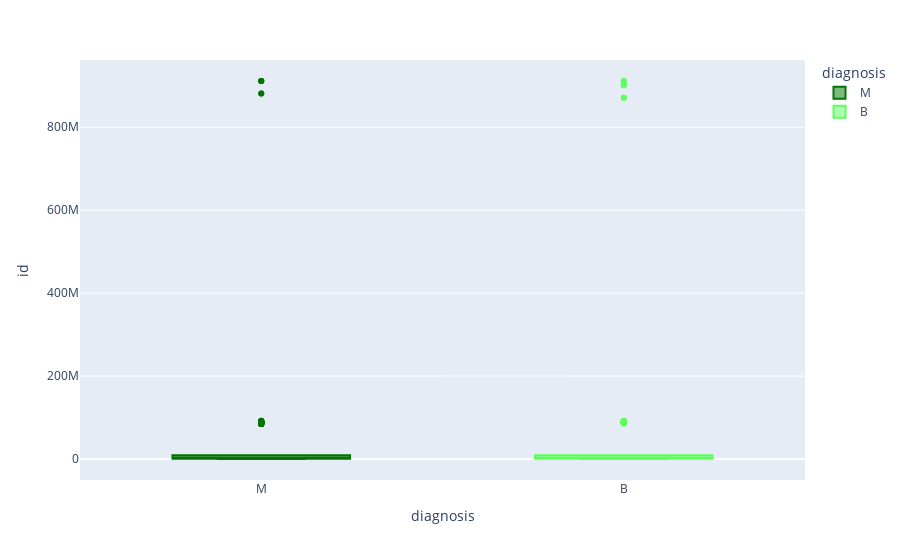
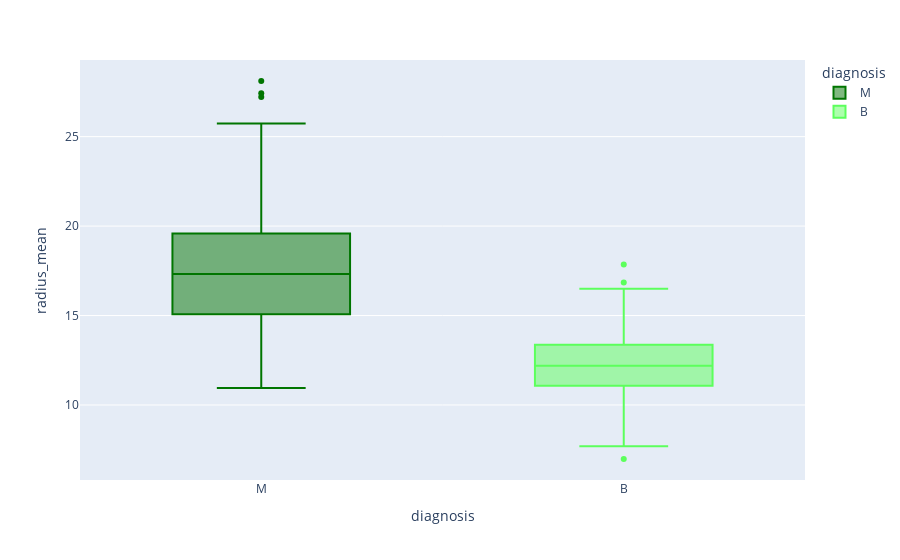
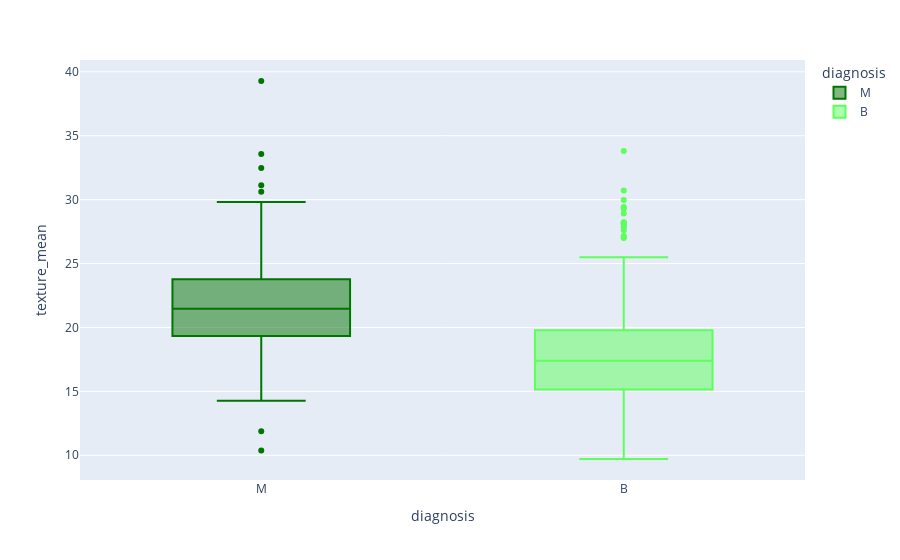
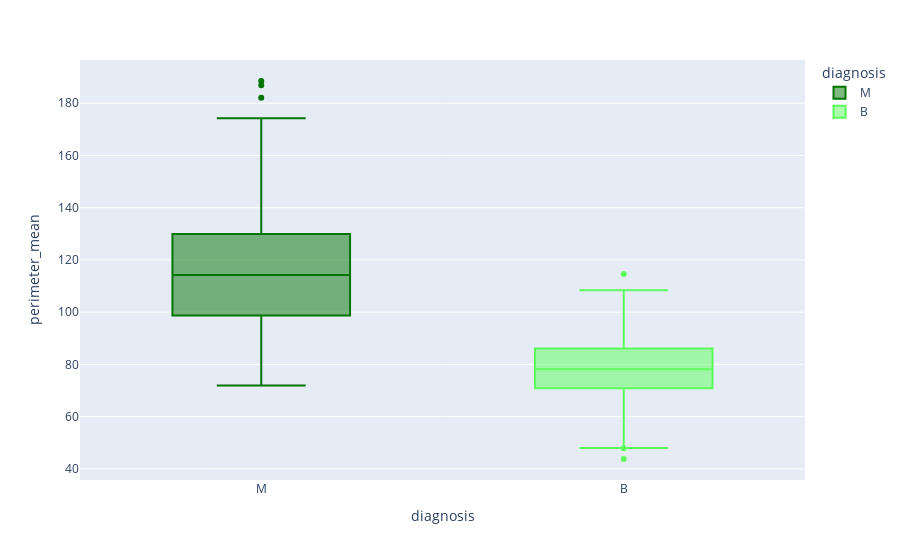

The code cell stored with these charts, in order, in its notebook:
### Code cell
# visually compare the distribution of each feature

# for malignant tumours versus bening . 

# for a given feature, do its values tend to be different for malignant vs benign cases

for column in df.drop("diagnosis",axis=1).columns[:5]:
    # for loop auto iterates through the first five feature columns in the dataframe
    fig = px.box(data_frame =df ,
                 x='diagnosis',
                 color = 'diagnosis',
                 y = column,
                 color_discrete_sequence = ['#007500','#5CFF5C'],
                 orientation = 'v')

    fig.show()

### Figure 1 — Plotly figure (JSON) as saved in the notebook; plotly's stock layout.template omitted (floating-point values rounded to 4 significant figures; data arrays with more than 128 entries replaced by an {"elided": "..."} marker saying what was removed)
{"data": [{"alignmentgroup": "True", "hovertemplate": "diagnosis=%{x}<br>id=%{y}<extra></extra>", "legendgroup": "M", "marker": {"color": "#007500"}, "name": "M", "notched": false, "offsetgroup": "M", "orientation": "v", "showlegend": true, "type": "box", "x": {"elided": "212 str values"}, "x0": " ", "xaxis": "x", "y": {"elided": "212 int values"}, "y0": " ", "yaxis": "y"}, {"alignmentgroup": "True", "hovertemplate": "diagnosis=%{x}<br>id=%{y}<extra></extra>", "legendgroup": "B", "marker": {"color": "#5CFF5C"}, "name": "B", "notched": false, "offsetgroup": "B", "orientation": "v", "showlegend": true, "type": "box", "x": {"elided": "357 str values"}, "x0": " ", "xaxis": "x", "y": {"elided": "357 int values"}, "y0": " ", "yaxis": "y"}], "layout": {"boxmode": "overlay", "legend": {"title": {"text": "diagnosis"}, "tracegroupgap": 0}, "margin": {"t": 60}, "xaxis": {"anchor": "y", "categoryarray": ["M", "B"], "categoryorder": "array", "domain": [0, 1], "title": {"text": "diagnosis"}}, "yaxis": {"anchor": "x", "domain": [0, 1], "title": {"text": "id"}}}}

### Figure 2 — Plotly figure (JSON) as saved in the notebook; plotly's stock layout.template omitted (floating-point values rounded to 4 significant figures; data arrays with more than 128 entries replaced by an {"elided": "..."} marker saying what was removed)
{"data": [{"alignmentgroup": "True", "hovertemplate": "diagnosis=%{x}<br>radius_mean=%{y}<extra></extra>", "legendgroup": "M", "marker": {"color": "#007500"}, "name": "M", "notched": false, "offsetgroup": "M", "orientation": "v", "showlegend": true, "type": "box", "x": {"elided": "212 str values"}, "x0": " ", "xaxis": "x", "y": {"elided": "212 float values"}, "y0": " ", "yaxis": "y"}, {"alignmentgroup": "True", "hovertemplate": "diagnosis=%{x}<br>radius_mean=%{y}<extra></extra>", "legendgroup": "B", "marker": {"color": "#5CFF5C"}, "name": "B", "notched": false, "offsetgroup": "B", "orientation": "v", "showlegend": true, "type": "box", "x": {"elided": "357 str values"}, "x0": " ", "xaxis": "x", "y": {"elided": "357 float values"}, "y0": " ", "yaxis": "y"}], "layout": {"boxmode": "overlay", "legend": {"title": {"text": "diagnosis"}, "tracegroupgap": 0}, "margin": {"t": 60}, "xaxis": {"anchor": "y", "categoryarray": ["M", "B"], "categoryorder": "array", "domain": [0, 1], "title": {"text": "diagnosis"}}, "yaxis": {"anchor": "x", "domain": [0, 1], "title": {"text": "radius_mean"}}}}

### Figure 3 — Plotly figure (JSON) as saved in the notebook; plotly's stock layout.template omitted (floating-point values rounded to 4 significant figures; data arrays with more than 128 entries replaced by an {"elided": "..."} marker saying what was removed)
{"data": [{"alignmentgroup": "True", "hovertemplate": "diagnosis=%{x}<br>texture_mean=%{y}<extra></extra>", "legendgroup": "M", "marker": {"color": "#007500"}, "name": "M", "notched": false, "offsetgroup": "M", "orientation": "v", "showlegend": true, "type": "box", "x": {"elided": "212 str values"}, "x0": " ", "xaxis": "x", "y": {"elided": "212 float values"}, "y0": " ", "yaxis": "y"}, {"alignmentgroup": "True", "hovertemplate": "diagnosis=%{x}<br>texture_mean=%{y}<extra></extra>", "legendgroup": "B", "marker": {"color": "#5CFF5C"}, "name": "B", "notched": false, "offsetgroup": "B", "orientation": "v", "showlegend": true, "type": "box", "x": {"elided": "357 str values"}, "x0": " ", "xaxis": "x", "y": {"elided": "357 float values"}, "y0": " ", "yaxis": "y"}], "layout": {"boxmode": "overlay", "legend": {"title": {"text": "diagnosis"}, "tracegroupgap": 0}, "margin": {"t": 60}, "xaxis": {"anchor": "y", "categoryarray": ["M", "B"], "categoryorder": "array", "domain": [0, 1], "title": {"text": "diagnosis"}}, "yaxis": {"anchor": "x", "domain": [0, 1], "title": {"text": "texture_mean"}}}}

### Figure 4 — Plotly figure (JSON) as saved in the notebook; plotly's stock layout.template omitted (floating-point values rounded to 4 significant figures; data arrays with more than 128 entries replaced by an {"elided": "..."} marker saying what was removed)
{"data": [{"alignmentgroup": "True", "hovertemplate": "diagnosis=%{x}<br>perimeter_mean=%{y}<extra></extra>", "legendgroup": "M", "marker": {"color": "#007500"}, "name": "M", "notched": false, "offsetgroup": "M", "orientation": "v", "showlegend": true, "type": "box", "x": {"elided": "212 str values"}, "x0": " ", "xaxis": "x", "y": {"elided": "212 float values"}, "y0": " ", "yaxis": "y"}, {"alignmentgroup": "True", "hovertemplate": "diagnosis=%{x}<br>perimeter_mean=%{y}<extra></extra>", "legendgroup": "B", "marker": {"color": "#5CFF5C"}, "name": "B", "notched": false, "offsetgroup": "B", "orientation": "v", "showlegend": true, "type": "box", "x": {"elided": "357 str values"}, "x0": " ", "xaxis": "x", "y": {"elided": "357 float values"}, "y0": " ", "yaxis": "y"}], "layout": {"boxmode": "overlay", "legend": {"title": {"text": "diagnosis"}, "tracegroupgap": 0}, "margin": {"t": 60}, "xaxis": {"anchor": "y", "categoryarray": ["M", "B"], "categoryorder": "array", "domain": [0, 1], "title": {"text": "diagnosis"}}, "yaxis": {"anchor": "x", "domain": [0, 1], "title": {"text": "perimeter_mean"}}}}
